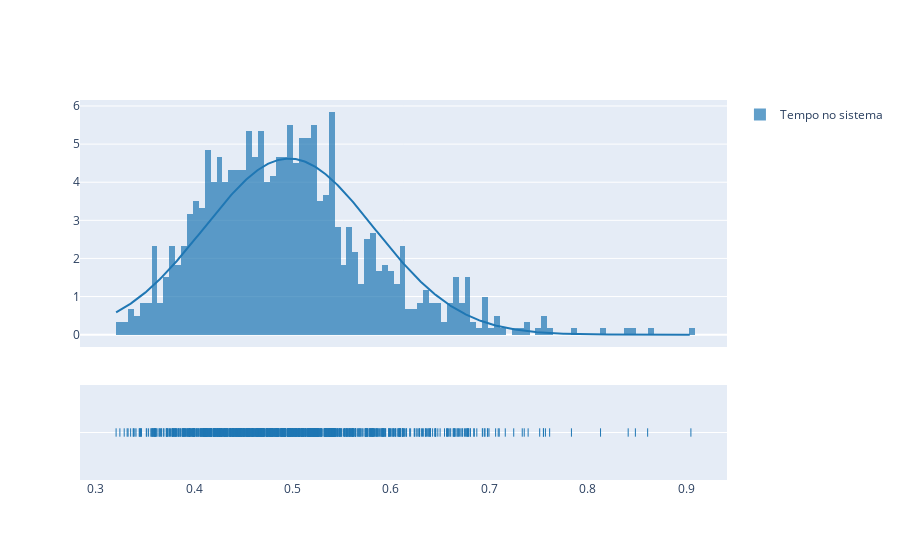

Source (notebook cell):
### Code cell
fig = ff.create_distplot([data], ['Tempo no sistema'], curve_type='normal', bin_size=0.006)
fig.show()

### Figure 1 — Plotly figure (JSON) as saved in the notebook; plotly's stock layout.template omitted (floating-point values rounded to 4 significant figures; data arrays with more than 128 entries replaced by an {"elided": "..."} marker saying what was removed)
{"data": [{"autobinx": false, "histnorm": "probability density", "legendgroup": "Tempo no sistema", "marker": {"color": "rgb(31, 119, 180)"}, "name": "Tempo no sistema", "opacity": 0.7, "type": "histogram", "x": {"elided": "1000 float values"}, "xaxis": "x", "xbins": {"end": 0.9048, "size": 0.006, "start": 0.3208}, "yaxis": "y"}, {"legendgroup": "Tempo no sistema", "marker": {"color": "rgb(31, 119, 180)"}, "mode": "lines", "name": "Tempo no sistema", "showlegend": false, "type": "scatter", "x": {"elided": "500 float values"}, "xaxis": "x", "y": {"elided": "500 float values"}, "yaxis": "y"}, {"legendgroup": "Tempo no sistema", "marker": {"color": "rgb(31, 119, 180)", "symbol": "line-ns-open"}, "mode": "markers", "name": "Tempo no sistema", "showlegend": false, "type": "scatter", "x": {"elided": "1000 float values"}, "xaxis": "x", "y": {"elided": "1000 str values"}, "yaxis": "y2"}], "layout": {"barmode": "overlay", "hovermode": "closest", "legend": {"traceorder": "reversed"}, "xaxis": {"anchor": "y2", "domain": [0, 1], "zeroline": false}, "yaxis": {"anchor": "free", "domain": [0.35, 1], "position": 0}, "yaxis2": {"anchor": "x", "domain": [0, 0.25], "dtick": 1, "showticklabels": false}}}
